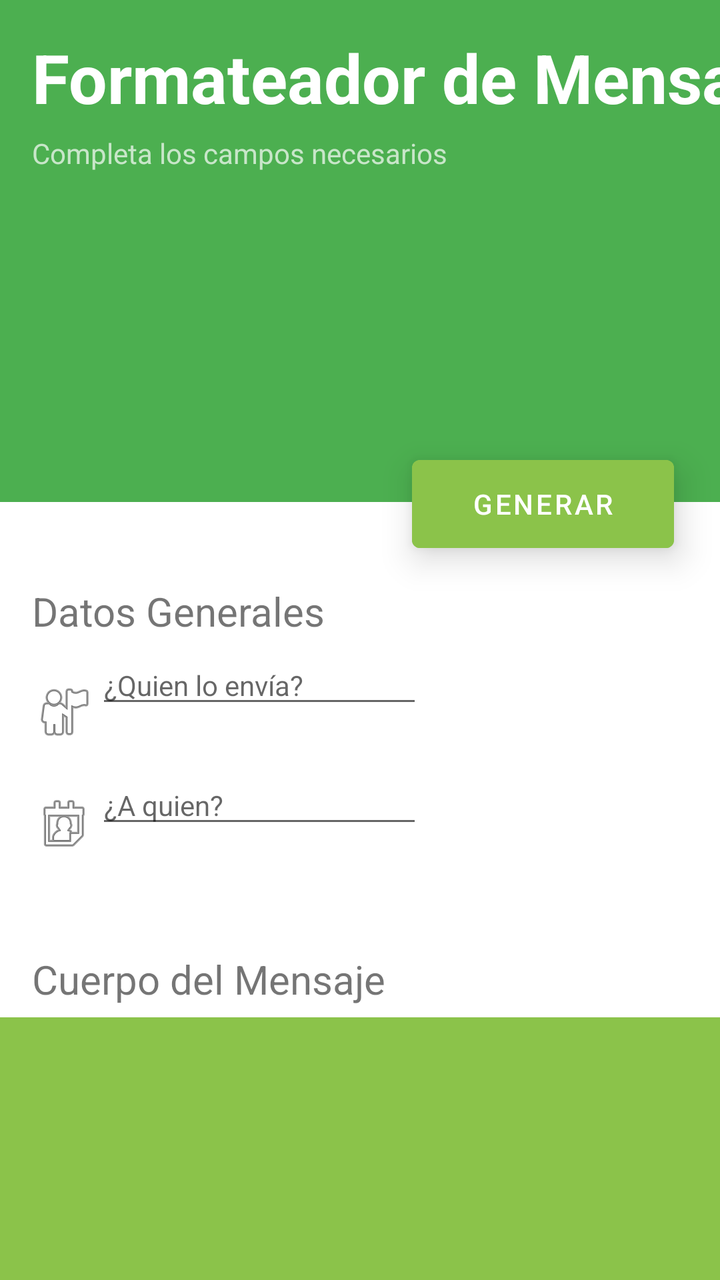
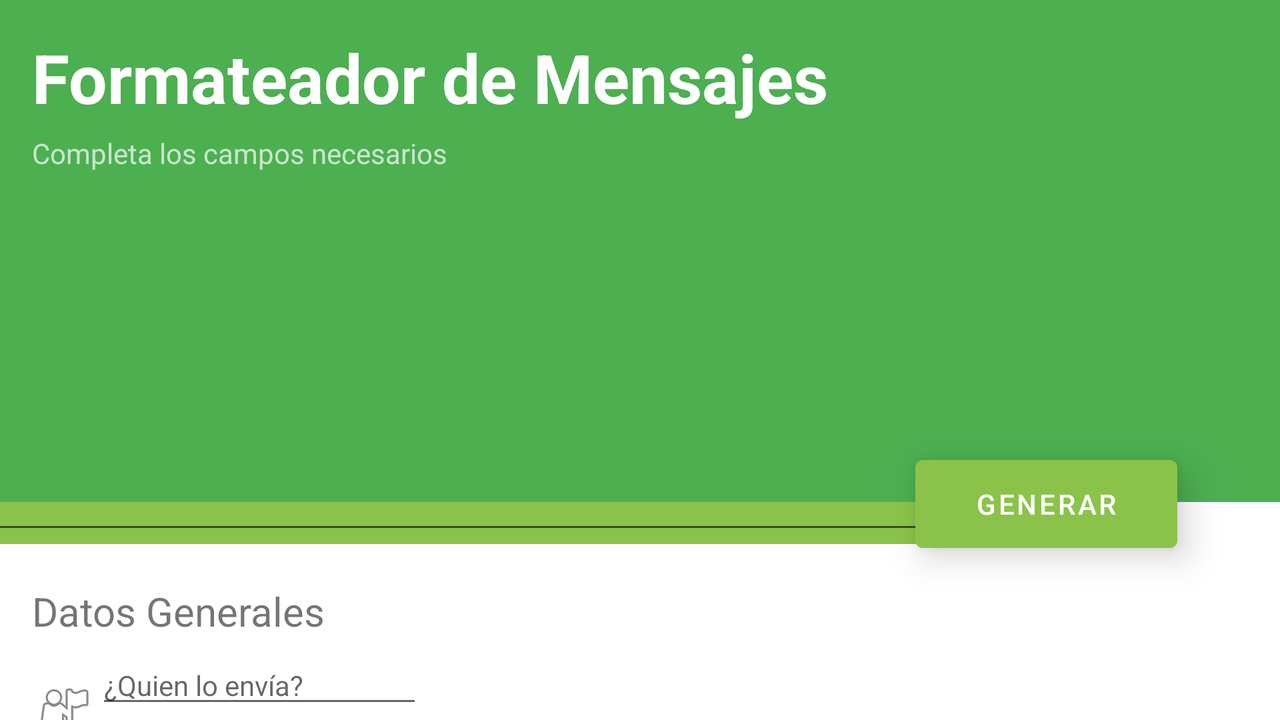

First picture: res/layout/ on a phone held upright. Second picture: the repository's own variant of that layout, on a device whose configuration matches the variant's folder. Source for both follows.
<!-- AndroidManifest.xml: application theme Theme.Salud2 -->
<!-- res/layout/activity_main.xml -->
<?xml version="1.0" encoding="utf-8"?>
<androidx.constraintlayout.widget.ConstraintLayout xmlns:android="http://schemas.android.com/apk/res/android"
    xmlns:app="http://schemas.android.com/apk/res-auto"
    xmlns:tools="http://schemas.android.com/tools"
    android:layout_width="match_parent"
    android:layout_height="match_parent"
    tools:context=".MainActivity">

    <EditText
        android:id="@+id/editTextTextPersonName"
        android:layout_width="wrap_content"
        android:layout_height="wrap_content"
        android:layout_marginTop="4dp"
        android:ems="10"
        android:hint="@string/from"
        android:inputType="textPersonName"
        android:textSize="14sp"
        app:layout_constraintStart_toEndOf="@+id/imageView2"
        app:layout_constraintTop_toBottomOf="@+id/textView16" />

    <ImageView
        android:id="@+id/imageView"
        android:layout_width="wrap_content"
        android:layout_height="wrap_content"
        android:layout_marginStart="16dp"
        android:layout_marginTop="396dp"
        app:layout_constraintStart_toStartOf="parent"
        app:layout_constraintTop_toTopOf="parent"
        app:srcCompat="@android:drawable/ic_menu_my_calendar" />

    <TextView
        android:id="@+id/textView16"
        android:layout_width="wrap_content"
        android:layout_height="wrap_content"
        android:layout_marginStart="16dp"
        android:layout_marginTop="292dp"
        android:text="@string/general_data"
        android:textSize="20sp"
        app:layout_constraintStart_toStartOf="parent"
        app:layout_constraintTop_toTopOf="parent" />

    <Button
        android:id="@+id/button"
        android:layout_width="131dp"
        android:layout_height="56dp"
        android:layout_marginTop="224dp"
        android:backgroundTint="@color/accent_color"
        android:onClick="sendMessage"
        android:text="@string/button_send"
        android:translationZ="8dp"
        app:layout_constraintEnd_toEndOf="parent"
        app:layout_constraintHorizontal_bias="0.899"
        app:layout_constraintStart_toStartOf="parent"
        app:layout_constraintTop_toTopOf="parent" />

    <TextView
        android:id="@+id/textView18"
        android:layout_width="wrap_content"
        android:layout_height="wrap_content"
        android:layout_marginStart="16dp"
        android:layout_marginTop="12dp"
        android:text="@string/messsage_data_instructions"
        android:textColor="@color/divider_color"
        app:layout_constraintStart_toStartOf="parent"
        app:layout_constraintTop_toBottomOf="@+id/textView17" />

    <LinearLayout
        android:id="@+id/linearLayout"
        android:layout_width="651dp"
        android:layout_height="301dp"
        android:layout_marginBottom="16dp"
        android:background="@color/accent_color"
        android:orientation="vertical"
        app:layout_constraintBottom_toBottomOf="parent"
        app:layout_constraintEnd_toEndOf="parent"
        app:layout_constraintHorizontal_bias="0.503"
        app:layout_constraintStart_toStartOf="parent"
        app:layout_constraintTop_toBottomOf="@+id/textView18"
        app:layout_constraintVertical_bias="0.121">

        <EditText
            android:id="@+id/editTextTextMultiLine2"
            android:layout_width="match_parent"
            android:layout_height="match_parent"
            android:ems="10"
            android:gravity="start|top"
            android:inputType="textMultiLine"
            android:textColor="#FFFFFF"
            android:textSize="12sp" />

    </LinearLayout>

    <TextView
        android:id="@+id/textView17"
        android:layout_width="wrap_content"
        android:layout_height="wrap_content"
        android:layout_marginStart="16dp"
        android:layout_marginTop="476dp"
        android:text="@string/message_data"
        android:textSize="20sp"
        app:layout_constraintStart_toStartOf="parent"
        app:layout_constraintTop_toTopOf="parent" />

    <ImageView
        android:id="@+id/imageView2"
        android:layout_width="wrap_content"
        android:layout_height="wrap_content"
        android:layout_marginStart="16dp"
        android:layout_marginTop="340dp"
        app:layout_constraintStart_toStartOf="parent"
        app:layout_constraintTop_toTopOf="parent"
        app:srcCompat="@android:drawable/ic_menu_myplaces" />

    <EditText
        android:id="@+id/editTextTextPersonNameDestinario"
        android:layout_width="wrap_content"
        android:layout_height="wrap_content"
        android:layout_marginTop="24dp"
        android:ems="10"
        android:hint="@string/to"
        android:inputType="textPersonName"
        android:textSize="14sp"
        app:layout_constraintStart_toEndOf="@+id/imageView"
        app:layout_constraintTop_toBottomOf="@+id/editTextTextPersonName" />

    <androidx.constraintlayout.widget.ConstraintLayout
        android:layout_width="1294dp"
        android:layout_height="251dp"
        android:background="@color/dark_primary_color"
        tools:layout_editor_absoluteX="3dp"
        tools:layout_editor_absoluteY="2dp">

        <TextView
            android:id="@+id/textView14"
            android:layout_width="476dp"
            android:layout_height="50dp"
            android:layout_marginTop="16dp"
            android:text="@string/main_title"
            android:textColor="#FFFFFF"
            android:textIsSelectable="false"
            android:textSize="34sp"
            android:textStyle="bold"
            app:layout_constraintStart_toStartOf="@+id/textView15"
            app:layout_constraintTop_toTopOf="parent" />

        <TextView
            android:id="@+id/textView15"
            android:layout_width="wrap_content"
            android:layout_height="wrap_content"
            android:layout_marginStart="16dp"
            android:layout_marginTop="1dp"
            android:text="@string/main_instructions"
            android:textColor="#C8E6C9"
            app:layout_constraintStart_toStartOf="parent"
            app:layout_constraintTop_toBottomOf="@+id/textView14" />

    </androidx.constraintlayout.widget.ConstraintLayout>

</androidx.constraintlayout.widget.ConstraintLayout>
<!-- resources referenced by this layout -->
<resources>
  <color name="accent_color">#8BC34A</color>
  <color name="dark_primary_color">#4CAF50</color>
  <color name="divider_color">#BDBDBD</color>
  <string name="button_send">Generar</string>
  <string name="from">¿Quien lo envía?</string>
  <string name="general_data">Datos Generales</string>
  <string name="main_instructions">Completa los campos necesarios</string>
  <string name="main_title">Formateador de Mensajes</string>
  <string name="message_data">Cuerpo del Mensaje</string>
  <string name="messsage_data_instructions">Escribe el asunto del mensaje en el cuadro verde</string>
  <string name="to">¿A quien?</string>
  <style name="Theme.Salud2" parent="Theme.MaterialComponents.DayNight.DarkActionBar">
          
          <item name="colorPrimary">@color/real_primary_colo</item>
          <item name="colorPrimaryVariant">@color/purple_700</item>
          <item name="colorOnPrimary">@color/white</item>
          
          <item name="colorSecondary">@color/teal_200</item>
          <item name="colorSecondaryVariant">@color/teal_700</item>
          <item name="colorOnSecondary">@color/black</item>
          
          <item name="colorAccent">@color/accent_color</item>
          <item name="android:statusBarColor" tools:targetApi="l">?attr/colorPrimaryVariant</item>
          
      </style>
  <color name="real_primary_colo">#388E3C</color>
  <color name="purple_700">#FF3700B3</color>
  <color name="white">#FFFFFFFF</color>
  <color name="teal_200">#FF03DAC5</color>
  <color name="teal_700">#FF018786</color>
  <color name="black">#FF000000</color>
</resources>
<!-- res/layout-land/activity_main.xml (the repository's variant of the layout above) -->
<!-- drawn on the phone turned sideways -->
<?xml version="1.0" encoding="utf-8"?>
<androidx.constraintlayout.widget.ConstraintLayout xmlns:android="http://schemas.android.com/apk/res/android"
    xmlns:app="http://schemas.android.com/apk/res-auto"
    xmlns:tools="http://schemas.android.com/tools"
    android:layout_width="match_parent"
    android:layout_height="match_parent"
    tools:context=".MainActivity">

    <EditText
        android:id="@+id/editTextTextPersonName"
        android:layout_width="wrap_content"
        android:layout_height="wrap_content"
        android:layout_marginTop="4dp"
        android:ems="10"
        android:hint="@string/from"
        android:inputType="textPersonName"
        android:textSize="14sp"
        app:layout_constraintStart_toEndOf="@+id/imageView2"
        app:layout_constraintTop_toBottomOf="@+id/textView16" />

    <ImageView
        android:id="@+id/imageView"
        android:layout_width="wrap_content"
        android:layout_height="wrap_content"
        android:layout_marginStart="16dp"
        android:layout_marginTop="396dp"
        app:layout_constraintStart_toStartOf="parent"
        app:layout_constraintTop_toTopOf="parent"
        app:srcCompat="@android:drawable/ic_menu_my_calendar" />

    <TextView
        android:id="@+id/textView16"
        android:layout_width="wrap_content"
        android:layout_height="wrap_content"
        android:layout_marginStart="16dp"
        android:layout_marginTop="292dp"
        android:text="@string/general_data"
        android:textSize="20sp"
        app:layout_constraintStart_toStartOf="parent"
        app:layout_constraintTop_toTopOf="parent" />

    <Button
        android:id="@+id/button"
        android:layout_width="131dp"
        android:layout_height="56dp"
        android:layout_marginTop="224dp"
        android:backgroundTint="@color/accent_color"
        android:onClick="sendMessage"
        android:text="@string/button_send"
        android:translationZ="8dp"
        app:layout_constraintEnd_toEndOf="parent"
        app:layout_constraintHorizontal_bias="0.899"
        app:layout_constraintStart_toStartOf="parent"
        app:layout_constraintTop_toTopOf="parent" />

    <TextView
        android:id="@+id/textView18"
        android:layout_width="wrap_content"
        android:layout_height="wrap_content"
        android:layout_marginStart="16dp"
        android:layout_marginTop="12dp"
        android:text="@string/messsage_data_instructions"
        android:textColor="@color/divider_color"
        app:layout_constraintStart_toStartOf="parent"
        app:layout_constraintTop_toBottomOf="@+id/textView17" />

    <LinearLayout
        android:id="@+id/linearLayout"
        android:layout_width="634dp"
        android:layout_height="215dp"
        android:layout_marginEnd="116dp"
        android:layout_marginBottom="88dp"
        android:background="@color/accent_color"
        android:orientation="vertical"
        app:layout_constraintBottom_toBottomOf="parent"
        app:layout_constraintEnd_toEndOf="parent">

        <EditText
            android:id="@+id/editTextTextMultiLine2"
            android:layout_width="match_parent"
            android:layout_height="match_parent"
            android:ems="10"
            android:gravity="start|top"
            android:inputType="textMultiLine"
            android:textColor="#FFFFFF"
            android:textSize="12sp" />

    </LinearLayout>

    <TextView
        android:id="@+id/textView17"
        android:layout_width="wrap_content"
        android:layout_height="wrap_content"
        android:layout_marginStart="16dp"
        android:layout_marginTop="476dp"
        android:text="@string/message_data"
        android:textSize="20sp"
        app:layout_constraintStart_toStartOf="parent"
        app:layout_constraintTop_toTopOf="parent" />

    <ImageView
        android:id="@+id/imageView2"
        android:layout_width="wrap_content"
        android:layout_height="wrap_content"
        android:layout_marginStart="16dp"
        android:layout_marginTop="340dp"
        app:layout_constraintStart_toStartOf="parent"
        app:layout_constraintTop_toTopOf="parent"
        app:srcCompat="@android:drawable/ic_menu_myplaces" />

    <EditText
        android:id="@+id/editTextTextPersonNameDestinario"
        android:layout_width="wrap_content"
        android:layout_height="wrap_content"
        android:layout_marginTop="24dp"
        android:ems="10"
        android:hint="@string/to"
        android:inputType="textPersonName"
        android:textSize="14sp"
        app:layout_constraintStart_toEndOf="@+id/imageView"
        app:layout_constraintTop_toBottomOf="@+id/editTextTextPersonName" />

    <androidx.constraintlayout.widget.ConstraintLayout
        android:layout_width="1294dp"
        android:layout_height="251dp"
        android:background="@color/dark_primary_color"
        tools:layout_editor_absoluteX="3dp"
        tools:layout_editor_absoluteY="2dp">

        <TextView
            android:id="@+id/textView14"
            android:layout_width="448dp"
            android:layout_height="50dp"
            android:layout_marginTop="16dp"
            android:text="@string/main_title"
            android:textColor="#FFFFFF"
            android:textIsSelectable="false"
            android:textSize="34sp"
            android:textStyle="bold"
            app:layout_constraintStart_toStartOf="@+id/textView15"
            app:layout_constraintTop_toTopOf="parent" />

        <TextView
            android:id="@+id/textView15"
            android:layout_width="wrap_content"
            android:layout_height="wrap_content"
            android:layout_marginStart="16dp"
            android:layout_marginTop="1dp"
            android:text="@string/main_instructions"
            android:textColor="#C8E6C9"
            app:layout_constraintStart_toStartOf="parent"
            app:layout_constraintTop_toBottomOf="@+id/textView14" />

    </androidx.constraintlayout.widget.ConstraintLayout>

</androidx.constraintlayout.widget.ConstraintLayout>
